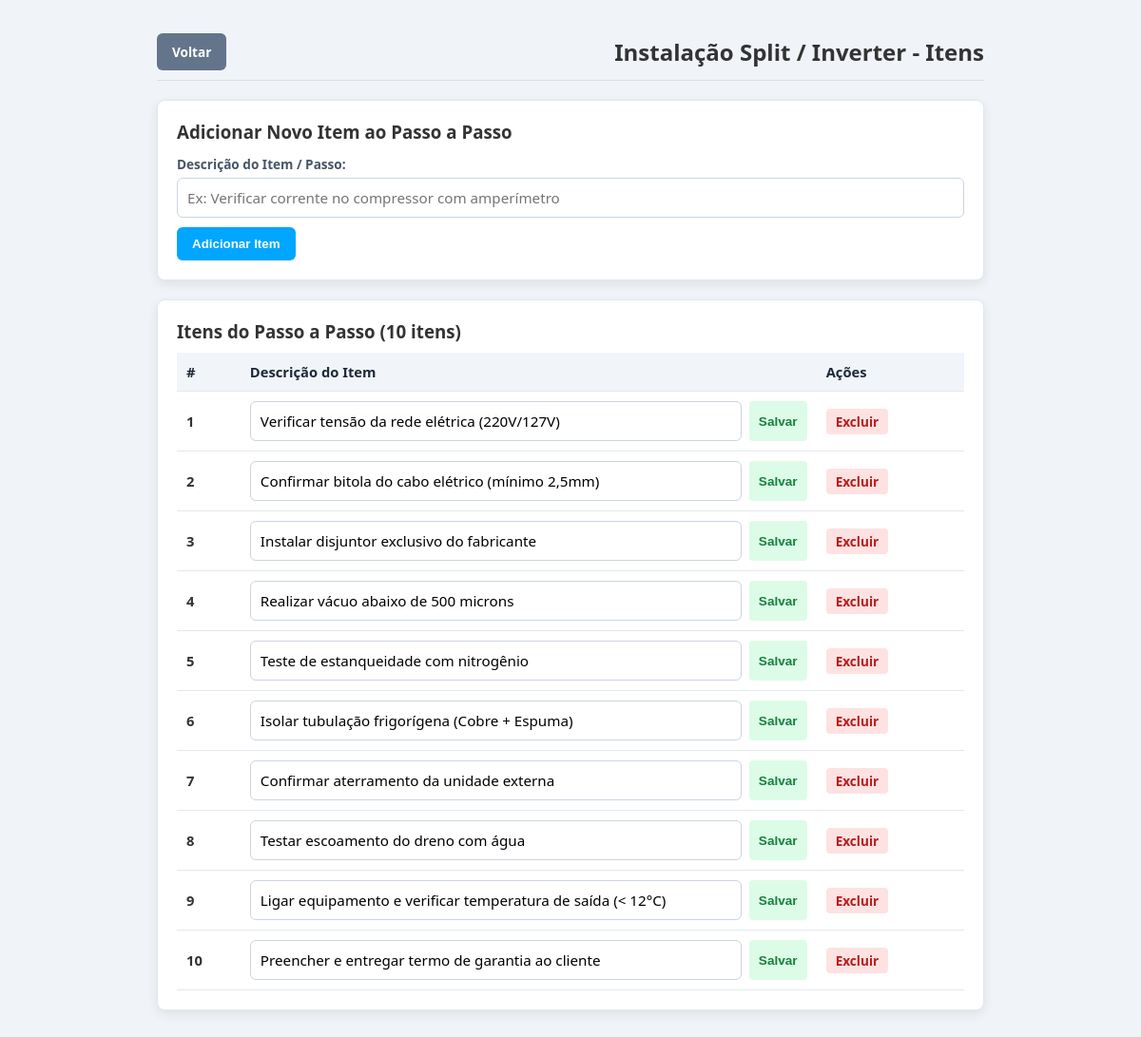
Screenshot of /checklists/1/itens (signed in) with the database file from the repository.
### tables this page shows
CREATE TABLE ChecklistTipo (
        id INTEGER PRIMARY KEY AUTOINCREMENT,
        nome TEXT NOT NULL UNIQUE,
        icone TEXT DEFAULT '',
        descricao TEXT
    );

CREATE TABLE ChecklistItem (
        id INTEGER PRIMARY KEY AUTOINCREMENT,
        tipo_id INTEGER NOT NULL,
        descricao TEXT NOT NULL,
        ordem INTEGER DEFAULT 0,
        FOREIGN KEY(tipo_id) REFERENCES ChecklistTipo(id) ON DELETE CASCADE
    );

### app.py (the view, shortened to what this page needs)
@app.route('/checklists/itens/<int:id>')
@app.route('/checklist/itens/<int:id>')
@app.route('/checklists/<int:id>/itens')
@login_required
def checklist_itens(id):
    conn = get_db()
    tipo = conn.execute("SELECT * FROM ChecklistTipo WHERE id = ?", (id,)).fetchone()
    itens = []
    if conn.execute("SELECT name FROM sqlite_master WHERE type='table' AND name='ChecklistItem'").fetchone():
        itens = conn.execute("SELECT * FROM ChecklistItem WHERE tipo_id = ? ORDER BY ordem ASC, id ASC", (id,)).fetchall()
    conn.close()
    if os.path.exists("templates/checklists/itens.html"):
        return render_template('checklists/itens.html', tipo=tipo, itens=itens, t=tipo, i=itens)
    return redirect(url_for('lista_checklists'))

### app.py (called while the page is built)
def get_db():
    conn = sqlite3.connect(DB_NAME, timeout=10)
    conn.row_factory = sqlite3.Row
    return conn

@app.context_processor
def inject_globals():
    conn = get_db()
    config = conn.execute("SELECT * FROM Configuracao WHERE id=1").fetchone()
    conn.close()
    return dict(config=config or {}, now=datetime.now())

def login_required(f):
    @wraps(f)
    def decorated_function(*args, **kwargs):
        if 'usuario_id' not in session:
            flash("Por favor, faca login para acessar.", "warning")
            return redirect(url_for('login'))
        return f(*args, **kwargs)
    return decorated_function

### templates/checklists/itens.html (shortened to what this page needs)
<!DOCTYPE html>
<html lang='pt-br'>
<head>
    <link rel='stylesheet' href='/static/style.css'>
</head>
<body>
    <div class='hvac-container'>
        <header class='hvac-header'>
            <a href='/checklists/tipos' class='btn-back'> Voltar</a>
            <h2>{{ tipo[1] }} {{ tipo[2] }} - Itens</h2>
        </header>
        <div class='card-tech' style='margin-bottom: 20px;'>
            <h3> Adicionar Novo Item ao Passo a Passo</h3>
            <form method='POST' action='/checklists/itens/{{ tipo[0] }}/adicionar'>
                <div class='form-group'>
                    <label>Descrição do Item / Passo:</label>
                    <input type='text' name='descricao' class='input-hvac' placeholder='Ex: Verificar corrente no compressor com amperímetro' required>
                </div>
                <button type='submit' class='btn-primary-hvac' style='width: auto; margin-top: 10px;'> Adicionar Item</button>
            </form>
        </div>
        <div class='card-tech'>
            <h3> Itens do Passo a Passo ({{ itens|length }} itens)</h3>
            <table class='tech-table'>
                <thead>
                    <tr>
                        <th>#</th>
                        <th>Descrição do Item</th>
                        <th>Ações</th>
                    </tr>
                </thead>
                <tbody>
                    {% for item in itens %}
                    <tr>
                        <td><strong>{{ loop.index }}</strong></td>
                        <td>
                            <form method='POST' action='/checklists/itens/{{ item[0] }}/editar' style='display: flex; gap: 8px;'>
                                <input type='text' name='descricao' value='{{ item[2] }}' class='input-hvac' style='flex:1;' required>
                                <button type='submit' class='status-badge badge-success' style='border:none; cursor:pointer;'> Salvar</button>
                            </form>
                        </td>
                        <td>
                            <a href='/checklists/itens/{{ item[0] }}/excluir/{{ tipo[0] }}' class='status-badge badge-danger' style='text-decoration: none;' onclick='return confirm("Deseja excluir este item?")'> Excluir</a>
                        </td>
                    </tr>
                    {% else %}
                    <tr><td colspan='3' style='text-align: center; padding: 25px; color: #888;'>Nenhum item cadastrado. Comece adicionando o primeiro passo do procedimento acima!</td></tr>
                    {% endfor %}
                </tbody>
            </table>
        </div>
    </div>
</body>
</html>

### static/style.css (style rules this page uses)
body { font-family: 'Segoe UI', Arial, sans-serif; background: #f0f3f8; color: #333; padding-bottom: 40px; }
label { display: block; margin-top: 12px; margin-bottom: 4px; font-weight: 600; font-size: 0.9em; color: #444; }
input, select, textarea { width: 100%; padding: 10px 12px; border: 1px solid #ccd5e0; border-radius: 6px; font-size: 0.95em; outline: none; font-family: inherit; }
table { width: 100%; border-collapse: collapse; font-size: 0.92em; }
th, td { padding: 12px 10px; text-align: left; border-bottom: 1px solid #edf1f5; }
th { background: #f7f9fc; color: #4a5568; font-weight: 700; }
.hvac-container { max-width: 900px; margin: 20px auto; padding: 15px; }
.hvac-header { display: flex; align-items: center; justify-content: space-between; margin-bottom: 20px; border-bottom: 1px solid #ddd; padding-bottom: 10px; }
.card-tech { background: #fff; border-radius: 8px; padding: 20px; box-shadow: 0 4px 12px rgba(0,0,0,0.08); border: 1px solid #e2e8f0; }
.form-group label { display: block; font-size: 0.85rem; font-weight: bold; margin-bottom: 5px; color: #475569; }
.input-hvac { width: 100%; padding: 10px; border-radius: 6px; border: 1px solid #cbd5e1; box-sizing: border-box; font-size: 0.95rem; }
.status-badge { display: inline-block; padding: 4px 10px; border-radius: 4px; font-size: 0.85rem; font-weight: bold; }
.badge-success { background: #dcfce7; color: #15803d; }
.badge-danger { background: #fee2e2; color: #b91c1c; }
.btn-primary-hvac, .btn-whatsapp, .btn-back { display: inline-flex; align-items: center; justify-content: center; padding: 10px 16px; border-radius: 6px; font-weight: bold; text-decoration: none; border: none; cursor: pointer; }
.btn-primary-hvac { background: #00A6FF; color: white; }
.btn-back { background: #64748b; color: white; font-size: 0.85rem; }
.tech-table { width: 100%; border-collapse: collapse; margin-top: 10px; }
.tech-table th, .tech-table td { padding: 10px; border-bottom: 1px solid #e2e8f0; text-align: left; }
.tech-table th { background: #f1f5f9; color: #1e293b; }

### rows the page displays
ChecklistTipo: nome "Instalação Split / Inverter"
ChecklistItem: descricao "Verificar tensão da rede elétrica (220V/127V)"
ChecklistItem: descricao "Confirmar bitola do cabo elétrico (mínimo 2,5mm)"
ChecklistItem: descricao "Instalar disjuntor exclusivo do fabricante"
ChecklistItem: descricao "Realizar vácuo abaixo de 500 microns"
ChecklistItem: descricao "Teste de estanqueidade com nitrogênio"
ChecklistItem: descricao "Isolar tubulação frigorígena (Cobre + Espuma)"
ChecklistItem: descricao "Confirmar aterramento da unidade externa"
ChecklistItem: descricao "Testar escoamento do dreno com água"
ChecklistItem: descricao "Ligar equipamento e verificar temperatura de saída (< 12°C)"
ChecklistItem: descricao "Preencher e entregar termo de garantia ao cliente"

### other values shown
{{ itens|length }} "10"
